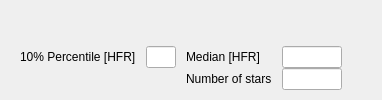
       <widget class="QWidget" name="HFR">
        <attribute name="title">
         <string>HFR</string>
        </attribute>
        <layout class="QGridLayout" name="gridLayout_11" rowstretch="1,0">
         <property name="leftMargin">
          <number>0</number>
         </property>
         <property name="topMargin">
          <number>0</number>
         </property>
         <property name="rightMargin">
          <number>0</number>
         </property>
         <property name="bottomMargin">
          <number>10</number>
         </property>
         <property name="spacing">
          <number>0</number>
         </property>
         <item row="0" column="0">
          <widget class="ImageBar" name="hfr" native="true"/>
         </item>
         <item row="1" column="0">
          <layout class="QGridLayout" name="gridLayout_15" columnstretch="0,0,0,0,0,0,0,0,0,0">
           <property name="leftMargin">
            <number>20</number>
           </property>
           <property name="bottomMargin">
            <number>0</number>
           </property>
           <property name="horizontalSpacing">
            <number>10</number>
           </property>
           <property name="verticalSpacing">
            <number>0</number>
           </property>
           <item row="0" column="1">
            <widget class="QLineEdit" name="hfrPercentile">
             <property name="maximumSize">
              <size>
               <width>30</width>
               <height>16777215</height>
              </size>
             </property>
            </widget>
           </item>
           <item row="0" column="9">
            <spacer name="horizontalSpacer_5">
             <property name="orientation">
              <enum>Qt::Orientation::Horizontal</enum>
             </property>
             <property name="sizeHint" stdset="0">
              <size>
               <width>40</width>
               <height>20</height>
              </size>
             </property>
            </spacer>
           </item>
           <item row="1" column="2">
            <widget class="QLabel" name="label_13">
             <property name="minimumSize">
              <size>
               <width>0</width>
               <height>0</height>
              </size>
             </property>
             <property name="text">
              <string>Number of stars</string>
             </property>
            </widget>
           </item>
           <item row="0" column="3">
            <widget class="QLineEdit" name="medianHFR">
             <property name="maximumSize">
              <size>
               <width>60</width>
               <height>16777215</height>
              </size>
             </property>
            </widget>
           </item>
           <item row="0" column="0">
            <widget class="QLabel" name="label_17">
             <property name="minimumSize">
              <size>
               <width>0</width>
               <height>0</height>
              </size>
             </property>
             <property name="text">
              <string>10% Percentile [HFR]</string>
             </property>
            </widget>
           </item>
           <item row="1" column="3">
            <widget class="QLineEdit" name="numberStars">
             <property name="maximumSize">
              <size>
               <width>60</width>
               <height>16777215</height>
              </size>
             </property>
            </widget>
           </item>
           <item row="0" column="2">
            <widget class="QLabel" name="label_19">
             <property name="minimumSize">
              <size>
               <width>0</width>
               <height>0</height>
              </size>
             </property>
             <property name="text">
              <string>Median [HFR]</string>
             </property>
            </widget>
           </item>
          </layout>
         </item>
        </layout>
       </widget>
